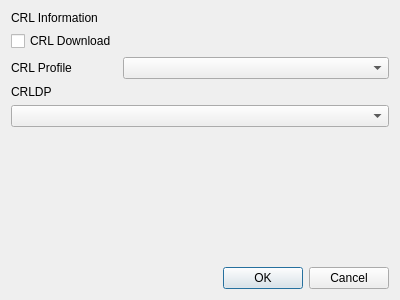
<?xml version="1.0" encoding="UTF-8"?>
<ui version="4.0">
 <class>IssueCRLDlg</class>
 <widget class="QDialog" name="IssueCRLDlg">
  <property name="geometry">
   <rect>
    <x>0</x>
    <y>0</y>
    <width>400</width>
    <height>300</height>
   </rect>
  </property>
  <property name="windowTitle">
   <string>Issue CRL dialog</string>
  </property>
  <layout class="QGridLayout" name="gridLayout">
   <item row="2" column="0">
    <widget class="QLabel" name="label_2">
     <property name="text">
      <string>CRL Profile</string>
     </property>
    </widget>
   </item>
   <item row="4" column="0">
    <widget class="QLabel" name="label_3">
     <property name="text">
      <string>CRLDP</string>
     </property>
    </widget>
   </item>
   <item row="5" column="0" colspan="2">
    <widget class="QComboBox" name="mCRLDPCombo"/>
   </item>
   <item row="6" column="0">
    <spacer name="verticalSpacer">
     <property name="orientation">
      <enum>Qt::Vertical</enum>
     </property>
     <property name="sizeHint" stdset="0">
      <size>
       <width>20</width>
       <height>40</height>
      </size>
     </property>
    </spacer>
   </item>
   <item row="2" column="1">
    <widget class="QComboBox" name="mCRLProfileCombo"/>
   </item>
   <item row="0" column="0" colspan="2">
    <widget class="QLabel" name="label">
     <property name="text">
      <string>CRL Information</string>
     </property>
    </widget>
   </item>
   <item row="7" column="1">
    <widget class="QDialogButtonBox" name="buttonBox">
     <property name="orientation">
      <enum>Qt::Horizontal</enum>
     </property>
     <property name="standardButtons">
      <set>QDialogButtonBox::Cancel|QDialogButtonBox::Ok</set>
     </property>
    </widget>
   </item>
   <item row="1" column="0">
    <widget class="QCheckBox" name="mCRLDownloadCheck">
     <property name="text">
      <string>CRL Download</string>
     </property>
    </widget>
   </item>
  </layout>
 </widget>
 <resources/>
 <connections>
  <connection>
   <sender>buttonBox</sender>
   <signal>accepted()</signal>
   <receiver>IssueCRLDlg</receiver>
   <slot>accept()</slot>
   <hints>
    <hint type="sourcelabel">
     <x>248</x>
     <y>254</y>
    </hint>
    <hint type="destinationlabel">
     <x>157</x>
     <y>274</y>
    </hint>
   </hints>
  </connection>
  <connection>
   <sender>buttonBox</sender>
   <signal>rejected()</signal>
   <receiver>IssueCRLDlg</receiver>
   <slot>reject()</slot>
   <hints>
    <hint type="sourcelabel">
     <x>316</x>
     <y>260</y>
    </hint>
    <hint type="destinationlabel">
     <x>286</x>
     <y>274</y>
    </hint>
   </hints>
  </connection>
 </connections>
</ui>
